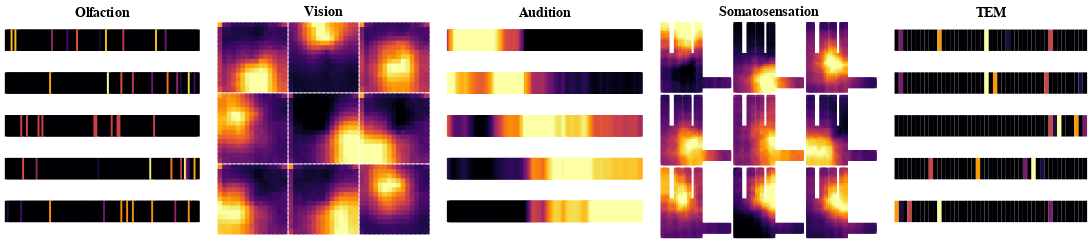

Write notebook code for a chart like this one.
### Code cell
save_rf_plot(args.experiment_name, modality_list)

### Figure 1 — Vega-Lite specification as saved in the notebook (floating-point values rounded to 4 significant figures; data arrays with more than 128 entries replaced by an {"elided": "..."} marker saying what was removed)
{"config": {"view": {"continuousWidth": 300, "continuousHeight": 300, "strokeWidth": 0}}, "hconcat": [{"vconcat": [{"data": {"name": "data-bf48d12dc0ffec73ebe18c27ef499560"}, "mark": {"type": "rect", "height": 25, "stroke": null, "strokeWidth": 0, "width": 5}, "encoding": {"color": {"field": "value", "legend": null, "scale": {"scheme": "inferno"}, "type": "quantitative"}, "x": {"axis": {"domain": false, "grid": false, "labels": false, "ticks": false, "title": null}, "field": "patch_x", "scale": {"paddingInner": 0}, "type": "ordinal"}, "y": {"axis": {"domain": false, "grid": false, "labels": false, "ticks": false, "title": null}, "field": "patch_y", "scale": {"paddingInner": 0}, "type": "ordinal"}}, "height": 40, "width": 225}, {"data": {"name": "data-1f9ecd85e82f6efb4ea3071d88c39d0d"}, "mark": {"type": "rect", "height": 25, "stroke": null, "strokeWidth": 0, "width": 5}, "encoding": {"color": {"field": "value", "legend": null, "scale": {"scheme": "inferno"}, "type": "quantitative"}, "x": {"axis": {"domain": false, "grid": false, "labels": false, "ticks": false, "title": null}, "field": "patch_x", "scale": {"paddingInner": 0}, "type": "ordinal"}, "y": {"axis": {"domain": false, "grid": false, "labels": false, "ticks": false, "title": null}, "field": "patch_y", "scale": {"paddingInner": 0}, "type": "ordinal"}}, "height": 40, "width": 225}, {"data": {"name": "data-5e168cd6597a2f3d600f74c92467cecf"}, "mark": {"type": "rect", "height": 25, "stroke": null, "strokeWidth": 0, "width": 5}, "encoding": {"color": {"field": "value", "legend": null, "scale": {"scheme": "inferno"}, "type": "quantitative"}, "x": {"axis": {"domain": false, "grid": false, "labels": false, "ticks": false, "title": null}, "field": "patch_x", "scale": {"paddingInner": 0}, "type": "ordinal"}, "y": {"axis": {"domain": false, "grid": false, "labels": false, "ticks": false, "title": null}, "field": "patch_y", "scale": {"paddingInner": 0}, "type": "ordinal"}}, "height": 40, "width": 225}, {"data": {"name": "data-7bf9b401de3794604990196cdda9cbd6"}, "mark": {"type": "rect", "height": 25, "stroke": null, "strokeWidth": 0, "width": 5}, "encoding": {"color": {"field": "value", "legend": null, "scale": {"scheme": "inferno"}, "type": "quantitative"}, "x": {"axis": {"domain": false, "grid": false, "labels": false, "ticks": false, "title": null}, "field": "patch_x", "scale": {"paddingInner": 0}, "type": "ordinal"}, "y": {"axis": {"domain": false, "grid": false, "labels": false, "ticks": false, "title": null}, "field": "patch_y", "scale": {"paddingInner": 0}, "type": "ordinal"}}, "height": 40, "width": 225}, {"data": {"name": "data-8a6ea77891709fac2d0ecc82c915d861"}, "mark": {"type": "rect", "height": 25, "stroke": null, "strokeWidth": 0, "width": 5}, "encoding": {"color": {"field": "value", "legend": null, "scale": {"scheme": "inferno"}, "type": "quantitative"}, "x": {"axis": {"domain": false, "grid": false, "labels": false, "ticks": false, "title": null}, "field": "patch_x", "scale": {"paddingInner": 0}, "type": "ordinal"}, "y": {"axis": {"domain": false, "grid": false, "labels": false, "ticks": false, "title": null}, "field": "patch_y", "scale": {"paddingInner": 0}, "type": "ordinal"}}, "height": 40, "width": 225}], "spacing": 10, "title": {"text": "Olfaction", "anchor": "middle", "fontSize": 16}}, {"vconcat": [{"hconcat": [{"data": {"name": "data-71269837b7133024713219194a910ff0"}, "mark": {"type": "rect", "height": 7, "stroke": null, "strokeWidth": 0, "width": 7}, "encoding": {"color": {"field": "value", "legend": null, "scale": {"scheme": "inferno"}, "type": "quantitative"}, "x": {"axis": {"domain": false, "grid": false, "labels": false, "ticks": false, "title": null}, "field": "patch_x", "scale": {"paddingInner": 0}, "type": "ordinal"}, "y": {"axis": {"domain": false, "grid": false, "labels": false, "ticks": false, "title": null}, "field": "patch_y", "scale": {"paddingInner": 0}, "type": "ordinal"}}, "height": 80, "width": 80}, {"data": {"name": "data-be1922a02c0889729650027619e0ba74"}, "mark": {"type": "rect", "height": 7, "stroke": null, "strokeWidth": 0, "width": 7}, "encoding": {"color": {"field": "value", "legend": null, "scale": {"scheme": "inferno"}, "type": "quantitative"}, "x": {"axis": {"domain": false, "grid": false, "labels": false, "ticks": false, "title": null}, "field": "patch_x", "scale": {"paddingInner": 0}, "type": "ordinal"}, "y": {"axis": {"domain": false, "grid": false, "labels": false, "ticks": false, "title": null}, "field": "patch_y", "scale": {"paddingInner": 0}, "type": "ordinal"}}, "height": 80, "width": 80}, {"data": {"name": "data-1220f968bdff268efaa758f3c410e1be"}, "mark": {"type": "rect", "height": 7, "stroke": null, "strokeWidth": 0, "width": 7}, "encoding": {"color": {"field": "value", "legend": null, "scale": {"scheme": "inferno"}, "type": "quantitative"}, "x": {"axis": {"domain": false, "grid": false, "labels": false, "ticks": false, "title": null}, "field": "patch_x", "scale": {"paddingInner": 0}, "type": "ordinal"}, "y": {"axis": {"domain": false, "grid": false, "labels": false, "ticks": false, "title": null}, "field": "patch_y", "scale": {"paddingInner": 0}, "type": "ordinal"}}, "height": 80, "width": 80}], "spacing": 1}, {"hconcat": [{"data": {"name": "data-d9f8d7e4fb1ac96a32aea9f1af9819aa"}, "mark": {"type": "rect", "height": 7, "stroke": null, "strokeWidth": 0, "width": 7}, "encoding": {"color": {"field": "value", "legend": null, "scale": {"scheme": "inferno"}, "type": "quantitative"}, "x": {"axis": {"domain": false, "grid": false, "labels": false, "ticks": false, "title": null}, "field": "patch_x", "scale": {"paddingInner": 0}, "type": "ordinal"}, "y": {"axis": {"domain": false, "grid": false, "labels": false, "ticks": false, "title": null}, "field": "patch_y", "scale": {"paddingInner": 0}, "type": "ordinal"}}, "height": 80, "width": 80}, {"data": {"name": "data-ac620e4646f6c8185efdb0aeade93cd7"}, "mark": {"type": "rect", "height": 7, "stroke": null, "strokeWidth": 0, "width": 7}, "encoding": {"color": {"field": "value", "legend": null, "scale": {"scheme": "inferno"}, "type": "quantitative"}, "x": {"axis": {"domain": false, "grid": false, "labels": false, "ticks": false, "title": null}, "field": "patch_x", "scale": {"paddingInner": 0}, "type": "ordinal"}, "y": {"axis": {"domain": false, "grid": false, "labels": false, "ticks": false, "title": null}, "field": "patch_y", "scale": {"paddingInner": 0}, "type": "ordinal"}}, "height": 80, "width": 80}, {"data": {"name": "data-227f7752ff90d4b740969590fc0a471d"}, "mark": {"type": "rect", "height": 7, "stroke": null, "strokeWidth": 0, "width": 7}, "encoding": {"color": {"field": "value", "legend": null, "scale": {"scheme": "inferno"}, "type": "quantitative"}, "x": {"axis": {"domain": false, "grid": false, "labels": false, "ticks": false, "title": null}, "field": "patch_x", "scale": {"paddingInner": 0}, "type": "ordinal"}, "y": {"axis": {"domain": false, "grid": false, "labels": false, "ticks": false, "title": null}, "field": "patch_y", "scale": {"paddingInner": 0}, "type": "ordinal"}}, "height": 80, "width": 80}], "spacing": 1}, {"hconcat": [{"data": {"name": "data-9f9322ba5794c3b57e6b730b701c183a"}, "mark": {"type": "rect", "height": 7, "stroke": null, "strokeWidth": 0, "width": 7}, "encoding": {"color": {"field": "value", "legend": null, "scale": {"scheme": "inferno"}, "type": "quantitative"}, "x": {"axis": {"domain": false, "grid": false, "labels": false, "ticks": false, "title": null}, "field": "patch_x", "scale": {"paddingInner": 0}, "type": "ordinal"}, "y": {"axis": {"domain": false, "grid": false, "labels": false, "ticks": false, "title": null}, "field": "patch_y", "scale": {"paddingInner": 0}, "type": "ordinal"}}, "height": 80, "width": 80}, {"data": {"name": "data-6efc40579620e6be0928bed2563576bb"}, "mark": {"type": "rect", "height": 7, "stroke": null, "strokeWidth": 0, "width": 7}, "encoding": {"color": {"field": "value", "legend": null, "scale": {"scheme": "inferno"}, "type": "quantitative"}, "x": {"axis": {"domain": false, "grid": false, "labels": false, "ticks": false, "title": null}, "field": "patch_x", "scale": {"paddingInner": 0}, "type": "ordinal"}, "y": {"axis": {"domain": false, "grid": false, "labels": false, "ticks": false, "title": null}, "field": "patch_y", "scale": {"paddingInner": 0}, "type": "ordinal"}}, "height": 80, "width": 80}, {"data": {"name": "data-e1d9b736e0ea98ca199abe01df78ae09"}, "mark": {"type": "rect", "height": 7, "stroke": null, "strokeWidth": 0, "width": 7}, "encoding": {"color": {"field": "value", "legend": null, "scale": {"scheme": "inferno"}, "type": "quantitative"}, "x": {"axis": {"domain": false, "grid": false, "labels": false, "ticks": false, "title": null}, "field": "patch_x", "scale": {"paddingInner": 0}, "type": "ordinal"}, "y": {"axis": {"domain": false, "grid": false, "labels": false, "ticks": false, "title": null}, "field": "patch_y", "scale": {"paddingInner": 0}, "type": "ordinal"}}, "height": 80, "width": 80}], "spacing": 1}], "spacing": 1, "title": {"text": "Vision", "anchor": "middle", "fontSize": 16}}, {"vconcat": [{"data": {"name": "data-db5b2079ab09330039e274fdd7090075"}, "mark": {"type": "rect", "height": 25, "stroke": null, "strokeWidth": 0, "width": 5}, "encoding": {"color": {"field": "value", "legend": null, "scale": {"scheme": "inferno"}, "type": "quantitative"}, "x": {"axis": {"domain": false, "grid": false, "labels": false, "ticks": false, "title": null}, "field": "patch_x", "scale": {"paddingInner": 0}, "type": "ordinal"}, "y": {"axis": {"domain": false, "grid": false, "labels": false, "ticks": false, "title": null}, "field": "patch_y", "scale": {"paddingInner": 0}, "type": "ordinal"}}, "height": 40, "width": 225}, {"data": {"name": "data-69cd7f111ec35c7e61a79e2cf48dba71"}, "mark": {"type": "rect", "height": 25, "stroke": null, "strokeWidth": 0, "width": 5}, "encoding": {"color": {"field": "value", "legend": null, "scale": {"scheme": "inferno"}, "type": "quantitative"}, "x": {"axis": {"domain": false, "grid": false, "labels": false, "ticks": false, "title": null}, "field": "patch_x", "scale": {"paddingInner": 0}, "type": "ordinal"}, "y": {"axis": {"domain": false, "grid": false, "labels": false, "ticks": false, "title": null}, "field": "patch_y", "scale": {"paddingInner": 0}, "type": "ordinal"}}, "height": 40, "width": 225}, {"data": {"name": "data-8455e7e7e5825734cf4a23b70cf3d361"}, "mark": {"type": "rect", "height": 25, "stroke": null, "strokeWidth": 0, "width": 5}, "encoding": {"color": {"field": "value", "legend": null, "scale": {"scheme": "inferno"}, "type": "quantitative"}, "x": {"axis": {"domain": false, "grid": false, "labels": false, "ticks": false, "title": null}, "field": "patch_x", "scale": {"paddingInner": 0}, "type": "ordinal"}, "y": {"axis": {"domain": false, "grid": false, "labels": false, "ticks": false, "title": null}, "field": "patch_y", "scale": {"paddingInner": 0}, "type": "ordinal"}}, "height": 40, "width": 225}, {"data": {"name": "data-e4445835b6eafdbca912f08f6b93cce9"}, "mark": {"type": "rect", "height": 25, "stroke": null, "strokeWidth": 0, "width": 5}, "encoding": {"color": {"field": "value", "legend": null, "scale": {"scheme": "inferno"}, "type": "quantitative"}, "x": {"axis": {"domain": false, "grid": false, "labels": false, "ticks": false, "title": null}, "field": "patch_x", "scale": {"paddingInner": 0}, "type": "ordinal"}, "y": {"axis": {"domain": false, "grid": false, "labels": false, "ticks": false, "title": null}, "field": "patch_y", "scale": {"paddingInner": 0}, "type": "ordinal"}}, "height": 40, "width": 225}, {"data": {"name": "data-e8073cb8ef90ae8d020eef858ad6914f"}, "mark": {"type": "rect", "height": 25, "stroke": null, "strokeWidth": 0, "width": 5}, "encoding": {"color": {"field": "value", "legend": null, "scale": {"scheme": "inferno"}, "type": "quantitative"}, "x": {"axis": {"domain": false, "grid": false, "labels": false, "ticks": false, "title": null}, "field": "patch_x", "scale": {"paddingInner": 0}, "type": "ordinal"}, "y": {"axis": {"domain": false, "grid": false, "labels": false, "ticks": false, "title": null}, "field": "patch_y", "scale": {"paddingInner": 0}, "type": "ordinal"}}, "height": 40, "width": 225}], "resolve": {"scale": {"color": "independent"}}, "spacing": 10, "title": {"text": "Audition", "anchor": "middle", "fontSize": 16}}, {"vconcat": [{"hconcat": [{"data": {"name": "data-06d55352ed2562ac9f58958d243e7c02"}, "mark": {"type": "rect", "height": 5, "stroke": null, "strokeWidth": 0, "width": 5}, "encoding": {"color": {"field": "value", "legend": null, "scale": {"scheme": "inferno"}, "type": "quantitative"}, "x": {"axis": {"domain": false, "grid": false, "labels": false, "ticks": false, "title": null}, "field": "patch_x", "scale": {"paddingInner": 0}, "type": "ordinal"}, "y": {"axis": {"domain": false, "grid": false, "labels": false, "ticks": false, "title": null}, "field": "patch_y", "scale": {"paddingInner": 0}, "type": "ordinal"}}, "height": 80, "width": 80}, {"data": {"name": "data-e33f9ebc8536ff9665277d080cf34cc6"}, "mark": {"type": "rect", "height": 5, "stroke": null, "strokeWidth": 0, "width": 5}, "encoding": {"color": {"field": "value", "legend": null, "scale": {"scheme": "inferno"}, "type": "quantitative"}, "x": {"axis": {"domain": false, "grid": false, "labels": false, "ticks": false, "title": null}, "field": "patch_x", "scale": {"paddingInner": 0}, "type": "ordinal"}, "y": {"axis": {"domain": false, "grid": false, "labels": false, "ticks": false, "title": null}, "field": "patch_y", "scale": {"paddingInner": 0}, "type": "ordinal"}}, "height": 80, "width": 80}, {"data": {"name": "data-e7e89b743c2c4477930ab92300cd6ccf"}, "mark": {"type": "rect", "height": 5, "stroke": null, "strokeWidth": 0, "width": 5}, "encoding": {"color": {"field": "value", "legend": null, "scale": {"scheme": "inferno"}, "type": "quantitative"}, "x": {"axis": {"domain": false, "grid": false, "labels": false, "ticks": false, "title": null}, "field": "patch_x", "scale": {"paddingInner": 0}, "type": "ordinal"}, "y": {"axis": {"domain": false, "grid": false, "labels": false, "ticks": false, "title": null}, "field": "patch_y", "scale": {"paddingInner": 0}, "type": "ordinal"}}, "height": 80, "width": 80}], "spacing": 1}, {"hconcat": [{"data": {"name": "data-a758f1e321d7e85dcae6b11bbac4c4a4"}, "mark": {"type": "rect", "height": 5, "stroke": null, "strokeWidth": 0, "width": 5}, "encoding": {"color": {"field": "value", "legend": null, "scale": {"scheme": "inferno"}, "type": "quantitative"}, "x": {"axis": {"domain": false, "grid": false, "labels": false, "ticks": false, "title": null}, "field": "patch_x", "scale": {"paddingInner": 0}, "type": "ordinal"}, "y": {"axis": {"domain": false, "grid": false, "labels": false, "ticks": false, "title": null}, "field": "patch_y", "scale": {"paddingInner": 0}, "type": "ordinal"}}, "height": 80, "width": 80}, {"data": {"name": "data-6da2d1ae203d2b28ffc17d27fd9037b9"}, "mark": {"type": "rect", "height": 5, "stroke": null, "strokeWidth": 0, "width": 5}, "encoding": {"color": {"field": "value", "legend": null, "scale": {"scheme": "inferno"}, "type": "quantitative"}, "x": {"axis": {"domain": false, "grid": false, "labels": false, "ticks": false, "title": null}, "field": "patch_x", "scale": {"paddingInner": 0}, "type": "ordinal"}, "y": {"axis": {"domain": false, "grid": false, "labels": false, "ticks": false, "title": null}, "field": "patch_y", "scale": {"paddingInner": 0}, "type": "ordinal"}}, "height": 80, "width": 80}, {"data": {"name": "data-aca6b377372e68c75e9ebe343ca20e24"}, "mark": {"type": "rect", "height": 5, "stroke": null, "strokeWidth": 0, "width": 5}, "encoding": {"color": {"field": "value", "legend": null, "scale": {"scheme": "inferno"}, "type": "quantitative"}, "x": {"axis": {"domain": false, "grid": false, "labels": false, "ticks": false, "title": null}, "field": "patch_x", "scale": {"paddingInner": 0}, "type": "ordinal"}, "y": {"axis": {"domain": false, "grid": false, "labels": false, "ticks": false, "title": null}, "field": "patch_y", "scale": {"paddingInner": 0}, "type": "ordinal"}}, "height": 80, "width": 80}], "spacing": 1}, {"hconcat": [{"data": {"name": "data-259ed9cff88febaa7eea57fb3119a929"}, "mark": {"type": "rect", "height": 5, "stroke": null, "strokeWidth": 0, "width": 5}, "encoding": {"color": {"field": "value", "legend": null, "scale": {"scheme": "inferno"}, "type": "quantitative"}, "x": {"axis": {"domain": false, "grid": false, "labels": false, "ticks": false, "title": null}, "field": "patch_x", "scale": {"paddingInner": 0}, "type": "ordinal"}, "y": {"axis": {"domain": false, "grid": false, "labels": false, "ticks": false, "title": null}, "field": "patch_y", "scale": {"paddingInner": 0}, "type": "ordinal"}}, "height": 80, "width": 80}, {"data": {"name": "data-14b610f6849ad0de7ef6fbe43bc14c29"}, "mark": {"type": "rect", "height": 5, "stroke": null, "strokeWidth": 0, "width": 5}, "encoding": {"color": {"field": "value", "legend": null, "scale": {"scheme": "inferno"}, "type": "quantitative"}, "x": {"axis": {"domain": false, "grid": false, "labels": false, "ticks": false, "title": null}, "field": "patch_x", "scale": {"paddingInner": 0}, "type": "ordinal"}, "y": {"axis": {"domain": false, "grid": false, "labels": false, "ticks": false, "title": null}, "field": "patch_y", "scale": {"paddingInner": 0}, "type": "ordinal"}}, "height": 80, "width": 80}, {"data": {"name": "data-d7e7b8135101c738a65061475cb7dffe"}, "mark": {"type": "rect", "height": 5, "stroke": null, "strokeWidth": 0, "width": 5}, "encoding": {"color": {"field": "value", "legend": null, "scale": {"scheme": "inferno"}, "type": "quantitative"}, "x": {"axis": {"domain": false, "grid": false, "labels": false, "ticks": false, "title": null}, "field": "patch_x", "scale": {"paddingInner": 0}, "type": "ordinal"}, "y": {"axis": {"domain": false, "grid": false, "labels": false, "ticks": false, "title": null}, "field": "patch_y", "scale": {"paddingInner": 0}, "type": "ordinal"}}, "height": 80, "width": 80}], "spacing": 1}], "spacing": 1, "title": {"text": "Somatosensation", "anchor": "middle", "fontSize": 16}}, {"vconcat": [{"data": {"name": "data-28afbcce7503cd66b5c1120934e0f7c7"}, "mark": {"type": "rect", "height": 25, "stroke": null, "strokeWidth": 0, "width": 5}, "encoding": {"color": {"field": "value", "legend": null, "scale": {"scheme": "inferno"}, "type": "quantitative"}, "x": {"axis": {"domain": false, "grid": false, "labels": false, "ticks": false, "title": null}, "field": "patch_x", "scale": {"paddingInner": 0}, "type": "ordinal"}, "y": {"axis": {"domain": false, "grid": false, "labels": false, "ticks": false, "title": null}, "field": "patch_y", "scale": {"paddingInner": 0}, "type": "ordinal"}}, "height": 40, "width": 225}, {"data": {"name": "data-d3dc29858080bb0d261a569ef1314b99"}, "mark": {"type": "rect", "height": 25, "stroke": null, "strokeWidth": 0, "width": 5}, "encoding": {"color": {"field": "value", "legend": null, "scale": {"scheme": "inferno"}, "type": "quantitative"}, "x": {"axis": {"domain": false, "grid": false, "labels": false, "ticks": false, "title": null}, "field": "patch_x", "scale": {"paddingInner": 0}, "type": "ordinal"}, "y": {"axis": {"domain": false, "grid": false, "labels": false, "ticks": false, "title": null}, "field": "patch_y", "scale": {"paddingInner": 0}, "type": "ordinal"}}, "height": 40, "width": 225}, {"data": {"name": "data-3dfd6db87904f19eb19a3550f6d3fe0e"}, "mark": {"type": "rect", "height": 25, "stroke": null, "strokeWidth": 0, "width": 5}, "encoding": {"color": {"field": "value", "legend": null, "scale": {"scheme": "inferno"}, "type": "quantitative"}, "x": {"axis": {"domain": false, "grid": false, "labels": false, "ticks": false, "title": null}, "field": "patch_x", "scale": {"paddingInner": 0}, "type": "ordinal"}, "y": {"axis": {"domain": false, "grid": false, "labels": false, "ticks": false, "title": null}, "field": "patch_y", "scale": {"paddingInner": 0}, "type": "ordinal"}}, "height": 40, "width": 225}, {"data": {"name": "data-9f1d0ded5f8168f66aa087fe8fed9dda"}, "mark": {"type": "rect", "height": 25, "stroke": null, "strokeWidth": 0, "width": 5}, "encoding": {"color": {"field": "value", "legend": null, "scale": {"scheme": "inferno"}, "type": "quantitative"}, "x": {"axis": {"domain": false, "grid": false, "labels": false, "ticks": false, "title": null}, "field": "patch_x", "scale": {"paddingInner": 0}, "type": "ordinal"}, "y": {"axis": {"domain": false, "grid": false, "labels": false, "ticks": false, "title": null}, "field": "patch_y", "scale": {"paddingInner": 0}, "type": "ordinal"}}, "height": 40, "width": 225}, {"data": {"name": "data-d954c7e8b190fa80ef6e9e600ba49f3d"}, "mark": {"type": "rect", "height": 25, "stroke": null, "strokeWidth": 0, "width": 5}, "encoding": {"color": {"field": "value", "legend": null, "scale": {"scheme": "inferno"}, "type": "quantitative"}, "x": {"axis": {"domain": false, "grid": false, "labels": false, "ticks": false, "title": null}, "field": "patch_x", "scale": {"paddingInner": 0}, "type": "ordinal"}, "y": {"axis": {"domain": false, "grid": false, "labels": false, "ticks": false, "title": null}, "field": "patch_y", "scale": {"paddingInner": 0}, "type": "ordinal"}}, "height": 40, "width": 225}], "spacing": 10, "title": {"text": "TEM", "anchor": "middle", "fontSize": 16}}], "resolve": {"scale": {"color": "independent"}}, "$schema": "https://vega.github.io/schema/vega-lite/v5.20.1.json", "datasets": {"data-bf48d12dc0ffec73ebe18c27ef499560": {"elided": "4096 records"}, "data-1f9ecd85e82f6efb4ea3071d88c39d0d": {"elided": "4096 records"}, "data-5e168cd6597a2f3d600f74c92467cecf": {"elided": "4096 records"}, "data-7bf9b401de3794604990196cdda9cbd6": {"elided": "4096 records"}, "data-8a6ea77891709fac2d0ecc82c915d861": {"elided": "4096 records"}, "data-71269837b7133024713219194a910ff0": {"elided": "225 records"}, "data-be1922a02c0889729650027619e0ba74": {"elided": "225 records"}, "data-1220f968bdff268efaa758f3c410e1be": {"elided": "225 records"}, "data-d9f8d7e4fb1ac96a32aea9f1af9819aa": {"elided": "225 records"}, "data-ac620e4646f6c8185efdb0aeade93cd7": {"elided": "225 records"}, "data-227f7752ff90d4b740969590fc0a471d": {"elided": "225 records"}, "data-9f9322ba5794c3b57e6b730b701c183a": {"elided": "225 records"}, "data-6efc40579620e6be0928bed2563576bb": {"elided": "225 records"}, "data-e1d9b736e0ea98ca199abe01df78ae09": {"elided": "225 records"}, "data-db5b2079ab09330039e274fdd7090075": {"elided": "205 records"}, "data-69cd7f111ec35c7e61a79e2cf48dba71": {"elided": "205 records"}, "data-8455e7e7e5825734cf4a23b70cf3d361": {"elided": "205 records"}, "data-e4445835b6eafdbca912f08f6b93cce9": {"elided": "205 records"}, "data-e8073cb8ef90ae8d020eef858ad6914f": {"elided": "205 records"}, "data-06d55352ed2562ac9f58958d243e7c02": {"elided": "961 records"}, "data-e33f9ebc8536ff9665277d080cf34cc6": {"elided": "961 records"}, "data-e7e89b743c2c4477930ab92300cd6ccf": {"elided": "961 records"}, "data-a758f1e321d7e85dcae6b11bbac4c4a4": {"elided": "961 records"}, "data-6da2d1ae203d2b28ffc17d27fd9037b9": {"elided": "961 records"}, "data-aca6b377372e68c75e9ebe343ca20e24": {"elided": "961 records"}, "data-259ed9cff88febaa7eea57fb3119a929": {"elided": "961 records"}, "data-14b610f6849ad0de7ef6fbe43bc14c29": {"elided": "961 records"}, "data-d7e7b8135101c738a65061475cb7dffe": {"elided": "961 records"}, "data-28afbcce7503cd66b5c1120934e0f7c7": [{"patch_x": 0, "patch_y": 0, "value": 0.9}, {"patch_x": 1, "patch_y": 0, "value": 0.9333}, {"patch_x": 2, "patch_y": 0, "value": 0.9}, {"patch_x": 3, "patch_y": 0, "value": 0.9}, {"patch_x": 4, "patch_y": 0, "value": 0.9}, {"patch_x": 5, "patch_y": 0, "value": 0.9}, {"patch_x": 6, "patch_y": 0, "value": 0.9}, {"patch_x": 7, "patch_y": 0, "value": 0.9}, {"patch_x": 8, "patch_y": 0, "value": 0.9}, {"patch_x": 9, "patch_y": 0, "value": 0.9}, {"patch_x": 10, "patch_y": 0, "value": 0.9778}, {"patch_x": 11, "patch_y": 0, "value": 0.9}, {"patch_x": 12, "patch_y": 0, "value": 0.9}, {"patch_x": 13, "patch_y": 0, "value": 0.9}, {"patch_x": 14, "patch_y": 0, "value": 0.9}, {"patch_x": 15, "patch_y": 0, "value": 0.9}, {"patch_x": 16, "patch_y": 0, "value": 0.9}, {"patch_x": 17, "patch_y": 0, "value": 0.9}, {"patch_x": 18, "patch_y": 0, "value": 0.9}, {"patch_x": 19, "patch_y": 0, "value": 0.9}, {"patch_x": 20, "patch_y": 0, "value": 0.9}, {"patch_x": 21, "patch_y": 0, "value": 1.0}, {"patch_x": 22, "patch_y": 0, "value": 0.9}, {"patch_x": 23, "patch_y": 0, "value": 0.9}, {"patch_x": 24, "patch_y": 0, "value": 0.9}, {"patch_x": 25, "patch_y": 0, "value": 0.9}, {"patch_x": 26, "patch_y": 0, "value": 0.9111}, {"patch_x": 27, "patch_y": 0, "value": 0.9}, {"patch_x": 28, "patch_y": 0, "value": 0.9}, {"patch_x": 29, "patch_y": 0, "value": 0.9}, {"patch_x": 30, "patch_y": 0, "value": 0.9}, {"patch_x": 31, "patch_y": 0, "value": 0.9}, {"patch_x": 32, "patch_y": 0, "value": 0.9}, {"patch_x": 33, "patch_y": 0, "value": 0.9}, {"patch_x": 34, "patch_y": 0, "value": 0.9}, {"patch_x": 35, "patch_y": 0, "value": 0.9}, {"patch_x": 36, "patch_y": 0, "value": 0.9556}, {"patch_x": 37, "patch_y": 0, "value": 0.9}, {"patch_x": 38, "patch_y": 0, "value": 0.9}, {"patch_x": 39, "patch_y": 0, "value": 0.9}, {"patch_x": 40, "patch_y": 0, "value": 0.9}, {"patch_x": 41, "patch_y": 0, "value": 0.9}, {"patch_x": 42, "patch_y": 0, "value": 0.9}, {"patch_x": 43, "patch_y": 0, "value": 0.9}, {"patch_x": 44, "patch_y": 0, "value": 0.9}], "data-d3dc29858080bb0d261a569ef1314b99": [{"patch_x": 0, "patch_y": 0, "value": 0.9}, {"patch_x": 1, "patch_y": 0, "value": 0.9333}, {"patch_x": 2, "patch_y": 0, "value": 0.9}, {"patch_x": 3, "patch_y": 0, "value": 0.9}, {"patch_x": 4, "patch_y": 0, "value": 0.9}, {"patch_x": 5, "patch_y": 0, "value": 0.9}, {"patch_x": 6, "patch_y": 0, "value": 0.9}, {"patch_x": 7, "patch_y": 0, "value": 0.9}, {"patch_x": 8, "patch_y": 0, "value": 0.9}, {"patch_x": 9, "patch_y": 0, "value": 0.9}, {"patch_x": 10, "patch_y": 0, "value": 0.9}, {"patch_x": 11, "patch_y": 0, "value": 0.9}, {"patch_x": 12, "patch_y": 0, "value": 0.9}, {"patch_x": 13, "patch_y": 0, "value": 0.9}, {"patch_x": 14, "patch_y": 0, "value": 0.9}, {"patch_x": 15, "patch_y": 0, "value": 0.9}, {"patch_x": 16, "patch_y": 0, "value": 0.9}, {"patch_x": 17, "patch_y": 0, "value": 0.9}, {"patch_x": 18, "patch_y": 0, "value": 0.9}, {"patch_x": 19, "patch_y": 0, "value": 0.9}, {"patch_x": 20, "patch_y": 0, "value": 0.9}, {"patch_x": 21, "patch_y": 0, "value": 1.0}, {"patch_x": 22, "patch_y": 0, "value": 0.9}, {"patch_x": 23, "patch_y": 0, "value": 0.9778}, {"patch_x": 24, "patch_y": 0, "value": 0.9}, {"patch_x": 25, "patch_y": 0, "value": 0.9}, {"patch_x": 26, "patch_y": 0, "value": 0.9}, {"patch_x": 27, "patch_y": 0, "value": 0.9}, {"patch_x": 28, "patch_y": 0, "value": 0.9}, {"patch_x": 29, "patch_y": 0, "value": 0.9}, {"patch_x": 30, "patch_y": 0, "value": 0.9}, {"patch_x": 31, "patch_y": 0, "value": 0.9}, {"patch_x": 32, "patch_y": 0, "value": 0.9}, {"patch_x": 33, "patch_y": 0, "value": 0.9}, {"patch_x": 34, "patch_y": 0, "value": 0.9}, {"patch_x": 35, "patch_y": 0, "value": 0.9556}, {"patch_x": 36, "patch_y": 0, "value": 0.9}, {"patch_x": 37, "patch_y": 0, "value": 0.9}, {"patch_x": 38, "patch_y": 0, "value": 0.9}, {"patch_x": 39, "patch_y": 0, "value": 0.9}, {"patch_x": 40, "patch_y": 0, "value": 0.9}, {"patch_x": 41, "patch_y": 0, "value": 0.9}, {"patch_x": 42, "patch_y": 0, "value": 0.9}, {"patch_x": 43, "patch_y": 0, "value": 0.9111}, {"patch_x": 44, "patch_y": 0, "value": 0.9}], "data-3dfd6db87904f19eb19a3550f6d3fe0e": [{"patch_x": 0, "patch_y": 0, "value": 0.9}, {"patch_x": 1, "patch_y": 0, "value": 0.9}, {"patch_x": 2, "patch_y": 0, "value": 0.9}, {"patch_x": 3, "patch_y": 0, "value": 0.9}, {"patch_x": 4, "patch_y": 0, "value": 0.9}, {"patch_x": 5, "patch_y": 0, "value": 0.9}, {"patch_x": 6, "patch_y": 0, "value": 0.9}, {"patch_x": 7, "patch_y": 0, "value": 0.9}, {"patch_x": 8, "patch_y": 0, "value": 0.9}, {"patch_x": 9, "patch_y": 0, "value": 0.9}, {"patch_x": 10, "patch_y": 0, "value": 0.9}, {"patch_x": 11, "patch_y": 0, "value": 0.9}, {"patch_x": 12, "patch_y": 0, "value": 0.9}, {"patch_x": 13, "patch_y": 0, "value": 0.9}, {"patch_x": 14, "patch_y": 0, "value": 0.9}, {"patch_x": 15, "patch_y": 0, "value": 0.9}, {"patch_x": 16, "patch_y": 0, "value": 0.9}, {"patch_x": 17, "patch_y": 0, "value": 0.9}, {"patch_x": 18, "patch_y": 0, "value": 0.9}, {"patch_x": 19, "patch_y": 0, "value": 0.9}, {"patch_x": 20, "patch_y": 0, "value": 0.9}, {"patch_x": 21, "patch_y": 0, "value": 0.9}, {"patch_x": 22, "patch_y": 0, "value": 0.9}, {"patch_x": 23, "patch_y": 0, "value": 0.9}, {"patch_x": 24, "patch_y": 0, "value": 0.9}, {"patch_x": 25, "patch_y": 0, "value": 0.9}, {"patch_x": 26, "patch_y": 0, "value": 0.9}, {"patch_x": 27, "patch_y": 0, "value": 0.9}, {"patch_x": 28, "patch_y": 0, "value": 0.9}, {"patch_x": 29, "patch_y": 0, "value": 0.9}, {"patch_x": 30, "patch_y": 0, "value": 0.9}, {"patch_x": 31, "patch_y": 0, "value": 0.9}, {"patch_x": 32, "patch_y": 0, "value": 0.9}, {"patch_x": 33, "patch_y": 0, "value": 0.9}, {"patch_x": 34, "patch_y": 0, "value": 0.9}, {"patch_x": 35, "patch_y": 0, "value": 0.9}, {"patch_x": 36, "patch_y": 0, "value": 0.9556}, {"patch_x": 37, "patch_y": 0, "value": 0.9111}, {"patch_x": 38, "patch_y": 0, "value": 1.0}, {"patch_x": 39, "patch_y": 0, "value": 0.9}, {"patch_x": 40, "patch_y": 0, "value": 0.9}, {"patch_x": 41, "patch_y": 0, "value": 0.9}, {"patch_x": 42, "patch_y": 0, "value": 0.9778}, {"patch_x": 43, "patch_y": 0, "value": 0.9}, {"patch_x": 44, "patch_y": 0, "value": 0.9333}], "data-9f1d0ded5f8168f66aa087fe8fed9dda": [{"patch_x": 0, "patch_y": 0, "value": 0.9}, {"patch_x": 1, "patch_y": 0, "value": 0.9}, {"patch_x": 2, "patch_y": 0, "value": 0.9}, {"patch_x": 3, "patch_y": 0, "value": 0.9}, {"patch_x": 4, "patch_y": 0, "value": 0.9}, {"patch_x": 5, "patch_y": 0, "value": 0.9}, {"patch_x": 6, "patch_y": 0, "value": 0.9}, {"patch_x": 7, "patch_y": 0, "value": 0.9}, {"patch_x": 8, "patch_y": 0, "value": 0.9556}, {"patch_x": 9, "patch_y": 0, "value": 0.9}, {"patch_x": 10, "patch_y": 0, "value": 0.9}, {"patch_x": 11, "patch_y": 0, "value": 0.9}, {"patch_x": 12, "patch_y": 0, "value": 0.9}, {"patch_x": 13, "patch_y": 0, "value": 0.9}, {"patch_x": 14, "patch_y": 0, "value": 0.9}, {"patch_x": 15, "patch_y": 0, "value": 0.9}, {"patch_x": 16, "patch_y": 0, "value": 0.9}, {"patch_x": 17, "patch_y": 0, "value": 0.9}, {"patch_x": 18, "patch_y": 0, "value": 0.9}, {"patch_x": 19, "patch_y": 0, "value": 0.9778}, {"patch_x": 20, "patch_y": 0, "value": 0.9}, {"patch_x": 21, "patch_y": 0, "value": 0.9}, {"patch_x": 22, "patch_y": 0, "value": 0.9}, {"patch_x": 23, "patch_y": 0, "value": 0.9}, {"patch_x": 24, "patch_y": 0, "value": 0.9}, {"patch_x": 25, "patch_y": 0, "value": 0.9}, {"patch_x": 26, "patch_y": 0, "value": 0.9}, {"patch_x": 27, "patch_y": 0, "value": 0.9}, {"patch_x": 28, "patch_y": 0, "value": 0.9}, {"patch_x": 29, "patch_y": 0, "value": 0.9}, {"patch_x": 30, "patch_y": 0, "value": 0.9333}, {"patch_x": 31, "patch_y": 0, "value": 0.9}, {"patch_x": 32, "patch_y": 0, "value": 1.0}, {"patch_x": 33, "patch_y": 0, "value": 0.9}, {"patch_x": 34, "patch_y": 0, "value": 0.9111}, {"patch_x": 35, "patch_y": 0, "value": 0.9}, {"patch_x": 36, "patch_y": 0, "value": 0.9}, {"patch_x": 37, "patch_y": 0, "value": 0.9}, {"patch_x": 38, "patch_y": 0, "value": 0.9}, {"patch_x": 39, "patch_y": 0, "value": 0.9}, {"patch_x": 40, "patch_y": 0, "value": 0.9}, {"patch_x": 41, "patch_y": 0, "value": 0.9}, {"patch_x": 42, "patch_y": 0, "value": 0.9}, {"patch_x": 43, "patch_y": 0, "value": 0.9}, {"patch_x": 44, "patch_y": 0, "value": 0.9}], "data-d954c7e8b190fa80ef6e9e600ba49f3d": [{"patch_x": 0, "patch_y": 0, "value": 0.9778}, {"patch_x": 1, "patch_y": 0, "value": 0.9111}, {"patch_x": 2, "patch_y": 0, "value": 0.9}, {"patch_x": 3, "patch_y": 0, "value": 0.9556}, {"patch_x": 4, "patch_y": 0, "value": 0.9}, {"patch_x": 5, "patch_y": 0, "value": 0.9}, {"patch_x": 6, "patch_y": 0, "value": 0.9}, {"patch_x": 7, "patch_y": 0, "value": 0.9}, {"patch_x": 8, "patch_y": 0, "value": 0.9}, {"patch_x": 9, "patch_y": 0, "value": 0.9}, {"patch_x": 10, "patch_y": 0, "value": 1.0}, {"patch_x": 11, "patch_y": 0, "value": 0.9}, {"patch_x": 12, "patch_y": 0, "value": 0.9}, {"patch_x": 13, "patch_y": 0, "value": 0.9}, {"patch_x": 14, "patch_y": 0, "value": 0.9}, {"patch_x": 15, "patch_y": 0, "value": 0.9}, {"patch_x": 16, "patch_y": 0, "value": 0.9}, {"patch_x": 17, "patch_y": 0, "value": 0.9}, {"patch_x": 18, "patch_y": 0, "value": 0.9}, {"patch_x": 19, "patch_y": 0, "value": 0.9}, {"patch_x": 20, "patch_y": 0, "value": 0.9}, {"patch_x": 21, "patch_y": 0, "value": 0.9}, {"patch_x": 22, "patch_y": 0, "value": 0.9}, {"patch_x": 23, "patch_y": 0, "value": 0.9}, {"patch_x": 24, "patch_y": 0, "value": 0.9}, {"patch_x": 25, "patch_y": 0, "value": 0.9}, {"patch_x": 26, "patch_y": 0, "value": 0.9}, {"patch_x": 27, "patch_y": 0, "value": 0.9}, {"patch_x": 28, "patch_y": 0, "value": 0.9}, {"patch_x": 29, "patch_y": 0, "value": 0.9}, {"patch_x": 30, "patch_y": 0, "value": 0.9}, {"patch_x": 31, "patch_y": 0, "value": 0.9}, {"patch_x": 32, "patch_y": 0, "value": 0.9}, {"patch_x": 33, "patch_y": 0, "value": 0.9}, {"patch_x": 34, "patch_y": 0, "value": 0.9}, {"patch_x": 35, "patch_y": 0, "value": 0.9}, {"patch_x": 36, "patch_y": 0, "value": 0.9333}, {"patch_x": 37, "patch_y": 0, "value": 0.9}, {"patch_x": 38, "patch_y": 0, "value": 0.9}, {"patch_x": 39, "patch_y": 0, "value": 0.9}, {"patch_x": 40, "patch_y": 0, "value": 0.9}, {"patch_x": 41, "patch_y": 0, "value": 0.9}, {"patch_x": 42, "patch_y": 0, "value": 0.9}, {"patch_x": 43, "patch_y": 0, "value": 0.9}, {"patch_x": 44, "patch_y": 0, "value": 0.9}]}}
